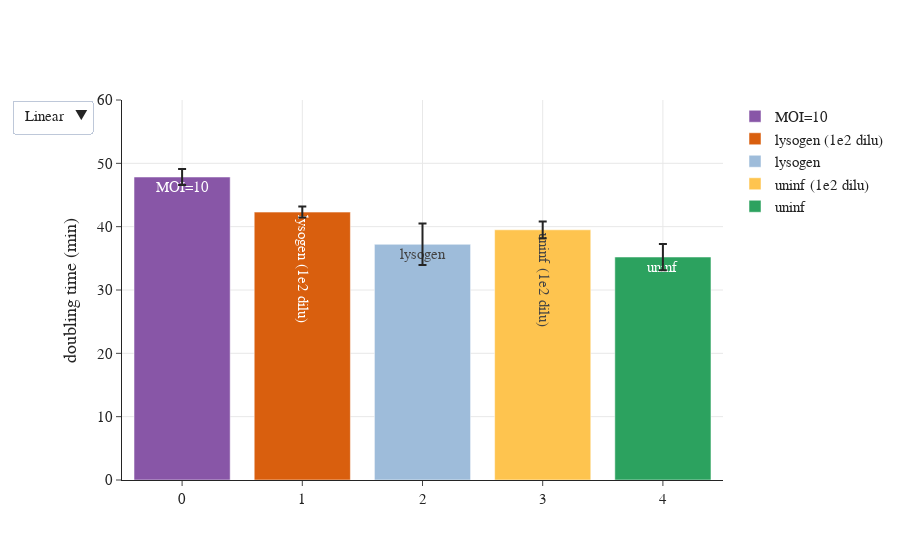

Source (notebook cell):
### Code cell
fig = go.Figure()
k = 0;
labels = ['MOI=10','lysogen (1e2 dilu)','lysogen','uninf (1e2 dilu)','uninf']; 
colors = ['#8856a7','#d95f0e','#9ebcda','#fec44f','#2ca25f','#99d8c9'];
for i in (inf, lyso_dilu, lyso, uninf_dilu, uninf):
    growth_rate_all = np.array([]);
    for kk in range(0,len(i)):
        growth_rate_all = np.append(growth_rate_all, sample_d[i[kk]].growth_rate); 
    growth_rate_mean = np.mean(growth_rate_all);
    growth_rate_err = np.std(growth_rate_all); 
    fig.add_trace(go.Bar(
            x=[k], y=[growth_rate_mean],
            error_y=dict(type='data', array=[growth_rate_err.tolist()]), 
            text=labels[k],
            name=labels[k],
            marker_color=colors[k],
            textposition='auto',
    ))
#    plt.bar(k, growth_rate_mean, yerr=growth_rate_err, color = colors[k],label=labels[k])
    k = k+1; 

    
fig.update_layout(font_family="arial",\
#                  xaxis_title='MOI',\
                  yaxis_title='doubling time (min)',\
                  updatemenus=[dict(\
                       buttons=[\
                                dict(label="Linear",  method="relayout", args=[{"yaxis.type": "linear"}]),\
                                dict(label="Log", method="relayout", args=[{"yaxis.type": "log"}]),\
                               ])])

fig.update_xaxes(showgrid=True)
fig.update_yaxes(showgrid=True)


fig.update_yaxes(range=[0,60])
fig.layout.font.family = 'Arial'; fig.layout.font.size = 15

fig.show()
fig.write_html("data_211105/05_doubling_time_bar.html")

### Figure 1 — Plotly figure (JSON) as saved in the notebook; plotly's stock layout.template omitted (floating-point values rounded to 4 significant figures)
{"data": [{"error_y": {"array": [1.252], "type": "data"}, "marker": {"color": "#8856a7"}, "name": "MOI=10", "text": "MOI=10", "textposition": "auto", "type": "bar", "x": [0], "y": [47.84]}, {"error_y": {"array": [0.868], "type": "data"}, "marker": {"color": "#d95f0e"}, "name": "lysogen (1e2 dilu)", "text": "lysogen (1e2 dilu)", "textposition": "auto", "type": "bar", "x": [1], "y": [42.3]}, {"error_y": {"array": [3.267], "type": "data"}, "marker": {"color": "#9ebcda"}, "name": "lysogen", "text": "lysogen", "textposition": "auto", "type": "bar", "x": [2], "y": [37.22]}, {"error_y": {"array": [1.33], "type": "data"}, "marker": {"color": "#fec44f"}, "name": "uninf (1e2 dilu)", "text": "uninf (1e2 dilu)", "textposition": "auto", "type": "bar", "x": [3], "y": [39.5]}, {"error_y": {"array": [2.07], "type": "data"}, "marker": {"color": "#2ca25f"}, "name": "uninf", "text": "uninf", "textposition": "auto", "type": "bar", "x": [4], "y": [35.21]}], "layout": {"font": {"family": "Arial", "size": 15}, "updatemenus": [{"buttons": [{"args": [{"yaxis.type": "linear"}], "label": "Linear", "method": "relayout"}, {"args": [{"yaxis.type": "log"}], "label": "Log", "method": "relayout"}]}], "xaxis": {"showgrid": true}, "yaxis": {"range": [0, 60], "showgrid": true, "title": {"text": "doubling time (min)"}}}}
